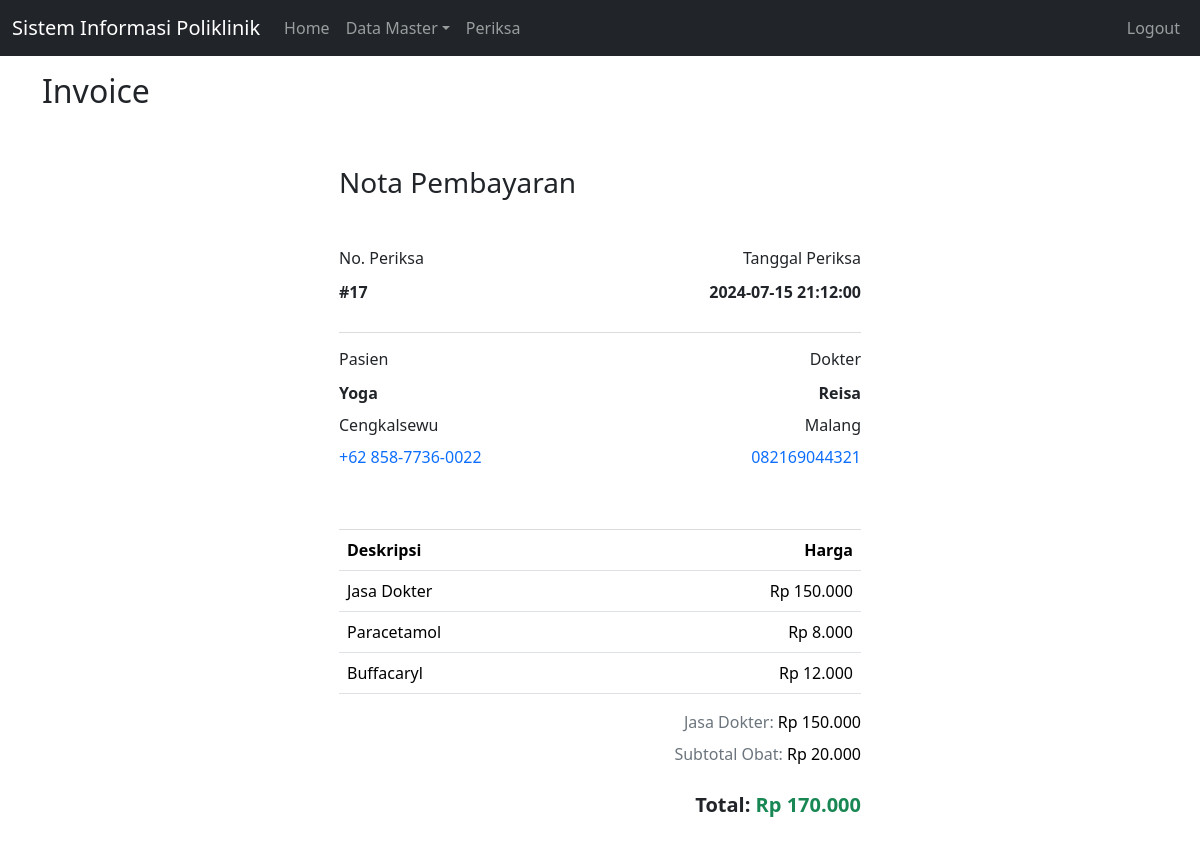
The app's page /index.php?page=invoice&id=17 (signed in) with its own data.
### tables this page shows
CREATE TABLE `periksa` (
  `id` int(11) NOT NULL,
  `id_dokter` int(11) NOT NULL,
  `id_pasien` int(11) NOT NULL,
  `tgl_periksa` datetime NOT NULL,
  `catatan` text NOT NULL,
  `obat` varchar(255) NOT NULL
);

CREATE TABLE `pasien` (
  `id` int(11) NOT NULL,
  `nama` varchar(255) NOT NULL,
  `alamat` varchar(255) NOT NULL,
  `no_hp` varchar(50) NOT NULL
);

CREATE TABLE `dokter` (
  `id` int(11) NOT NULL,
  `nama` varchar(255) NOT NULL,
  `alamat` varchar(255) NOT NULL,
  `no_hp` varchar(50) NOT NULL
);

CREATE TABLE `obat` (
  `id` int(11) NOT NULL,
  `nama_obat` varbinary(50) NOT NULL,
  `kemasan` varchar(35) NOT NULL,
  `harga` int(11) NOT NULL
);

### invoice.php (the view, shortened to what this page needs)
<?php
include 'koneksi.php';
$id = $_GET['id'];
$sql = "SELECT * FROM periksa WHERE id='$id'";
$hasil = $conn->query($sql);
if ($hasil->num_rows > 0) {
    $row = $hasil->fetch_assoc();
    $idDokter = $row['id_dokter'];
    $idPasien = $row['id_pasien'];
    $tglPeriksa = $row['tgl_periksa'];
    $obatIds = explode(',', $row['obat']);
} else {
    echo "Data tidak ditemukan.";
    exit();
}
$dokterSql = "SELECT * FROM dokter WHERE id='$idDokter'";
$dokterResult = $conn->query($dokterSql);
$dokter = $dokterResult->fetch_assoc();
$pasienSql = "SELECT * FROM pasien WHERE id='$idPasien'";
$pasienResult = $conn->query($pasienSql);
$pasien = $pasienResult->fetch_assoc();
$obatSql = "SELECT * FROM obat WHERE id IN (" . implode(',', $obatIds) . ")";
$obatResult = $conn->query($obatSql);
$obatList = [];
$subtotalObat = 0;
while ($obatRow = $obatResult->fetch_assoc()) {
    $obatList[] = $obatRow;
    $subtotalObat += $obatRow['harga'];
}
$jasaDokter = 150000;
$total = $jasaDokter + $subtotalObat;
?>
<div class="row justify-content-center">
    <div class="col-6 px-4 py-5">
        <h3 class="mb-5">Nota Pembayaran</h3>
        <div class="d-flex justify-content-between">
            <div class="d-flex flex-column">
                <p class="lh-sm">No. Periksa</p>
                <p class="lh-1 fw-bold">#<?= $id ?></p>
            </div>
            <div class="d-flex flex-column align-items-end">
                <p class="lh-sm">Tanggal Periksa</p>
                <p class="lh-1 fw-bold"><?= $tglPeriksa ?></p>
            </div>
        </div>
        <div class="text-secondary">
            <hr>
        </div>
        <div class="d-flex justify-content-between mb-4">
            <div class="d-flex flex-column">
                <p class="lh-sm">Pasien</p>
                <p class="lh-1 fw-bold"><?= $pasien['nama'] ?></p>
                <p class="lh-1"><?= $pasien['alamat'] ?></p>
                <p class="lh-1 text-primary"><?= $pasien['no_hp'] ?></p>
            </div>
            <div class="d-flex flex-column align-items-end">
                <p class="lh-sm">Dokter</p>
                <p class="lh-1 fw-bold"><?= $dokter['nama'] ?></p>
                <p class="lh-1"><?= $dokter['alamat'] ?></p>
                <p class="lh-1 text-primary"><?= $dokter['no_hp'] ?></p>
            </div>
        </div>
        <hr class="text-secondary p-0 m-0 mt-5">
        <table class="table mt-0 border-top-1">
        <thead>
            <tr>
                <th scope="col">Deskripsi</th>
                <th scope="col" class="text-end">Harga</th>
            </tr>
        </thead>
        <tbody>
            <tr>
                <td>Jasa Dokter</td>
                <td class="text-end">Rp <?= number_format($jasaDokter, 0, ',', '.') ?></td>
            </tr>
            <?php foreach ($obatList as $obat): ?>
            <tr>
                <td><?= $obat['nama_obat'] ?></td>
                <td class="text-end">Rp <?= number_format($obat['harga'], 0, ',', '.') ?></td>
            </tr>
            <?php endforeach; ?>
        </tbody>
    </table>
    <p class="mb-2 text-end text-secondary">Jasa Dokter: <span class="text-black">Rp <?= number_format($jasaDokter, 0, ',', '.') ?></span></p>
    <p class="p-0 m-0 text-end text-secondary">Subtotal Obat: <span class="text-black">Rp <?= number_format($subtotalObat, 0, ',', '.') ?></span></p>
    <p class="fs-5 fw-semibold text-end mt-4">Total: <span class="text-success">Rp <?= number_format($total, 0, ',', '.') ?></span></p>
    </div>
</div>

### records on screen
periksa: tgl_periksa "2024-07-15 21:12:00"
pasien: nama "Yoga", alamat "Cengkalsewu", no_hp "+62 858-7736-0022"
dokter: nama "Reisa", alamat "Malang", no_hp "082169044321"
obat: nama_obat "Paracetamol", harga "8.000"
obat: nama_obat "Buffacaryl", harga "12.000"

### other values on screen
$_GET['page'] "Invoice"
$id "17"
$jasaDokter "150.000"
$subtotalObat "20.000"
$total "170.000"
